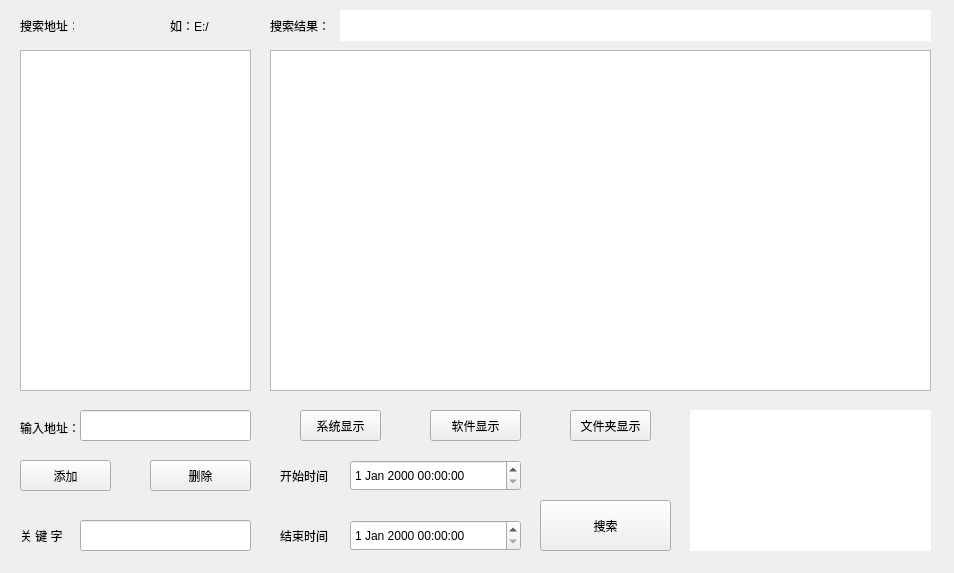
<?xml version="1.0" encoding="UTF-8"?>
<ui version="4.0">
 <class>Widget</class>
 <widget class="QWidget" name="Widget">
  <property name="geometry">
   <rect>
    <x>0</x>
    <y>0</y>
    <width>954</width>
    <height>573</height>
   </rect>
  </property>
  <property name="windowTitle">
   <string>Widget</string>
  </property>
  <widget class="QPushButton" name="pushButton_Search">
   <property name="geometry">
    <rect>
     <x>540</x>
     <y>500</y>
     <width>131</width>
     <height>51</height>
    </rect>
   </property>
   <property name="text">
    <string>搜索</string>
   </property>
  </widget>
  <widget class="QLabel" name="label_starttime">
   <property name="geometry">
    <rect>
     <x>280</x>
     <y>470</y>
     <width>54</width>
     <height>12</height>
    </rect>
   </property>
   <property name="text">
    <string>开始时间</string>
   </property>
  </widget>
  <widget class="QLabel" name="label_endtime">
   <property name="geometry">
    <rect>
     <x>280</x>
     <y>530</y>
     <width>54</width>
     <height>12</height>
    </rect>
   </property>
   <property name="text">
    <string>结束时间</string>
   </property>
  </widget>
  <widget class="QLabel" name="label_searchpath">
   <property name="geometry">
    <rect>
     <x>20</x>
     <y>20</y>
     <width>54</width>
     <height>12</height>
    </rect>
   </property>
   <property name="text">
    <string>搜索地址：</string>
   </property>
  </widget>
  <widget class="QLineEdit" name="lineEdit_inputPath">
   <property name="geometry">
    <rect>
     <x>80</x>
     <y>410</y>
     <width>171</width>
     <height>31</height>
    </rect>
   </property>
  </widget>
  <widget class="QListView" name="listView_SearchResult">
   <property name="geometry">
    <rect>
     <x>270</x>
     <y>50</y>
     <width>661</width>
     <height>341</height>
    </rect>
   </property>
  </widget>
  <widget class="QLabel" name="label_PhotoShow">
   <property name="geometry">
    <rect>
     <x>690</x>
     <y>410</y>
     <width>241</width>
     <height>141</height>
    </rect>
   </property>
   <property name="styleSheet">
    <string notr="true">background-color: rgb(255, 255, 255);</string>
   </property>
   <property name="text">
    <string/>
   </property>
  </widget>
  <widget class="QLabel" name="label_result">
   <property name="geometry">
    <rect>
     <x>270</x>
     <y>10</y>
     <width>71</width>
     <height>31</height>
    </rect>
   </property>
   <property name="text">
    <string>搜索结果：</string>
   </property>
  </widget>
  <widget class="QLabel" name="label_key">
   <property name="geometry">
    <rect>
     <x>20</x>
     <y>530</y>
     <width>54</width>
     <height>12</height>
    </rect>
   </property>
   <property name="text">
    <string>关 键 字</string>
   </property>
  </widget>
  <widget class="QLineEdit" name="lineEdit_KeyWord">
   <property name="geometry">
    <rect>
     <x>80</x>
     <y>520</y>
     <width>171</width>
     <height>31</height>
    </rect>
   </property>
  </widget>
  <widget class="QDateTimeEdit" name="dateTimeEdit_StartTime">
   <property name="geometry">
    <rect>
     <x>350</x>
     <y>460</y>
     <width>171</width>
     <height>31</height>
    </rect>
   </property>
  </widget>
  <widget class="QDateTimeEdit" name="dateTimeEdit_EndTime">
   <property name="geometry">
    <rect>
     <x>350</x>
     <y>520</y>
     <width>171</width>
     <height>31</height>
    </rect>
   </property>
  </widget>
  <widget class="QLabel" name="label_temp">
   <property name="geometry">
    <rect>
     <x>170</x>
     <y>10</y>
     <width>81</width>
     <height>31</height>
    </rect>
   </property>
   <property name="text">
    <string>如：E:/</string>
   </property>
  </widget>
  <widget class="QPushButton" name="pushButton_SsysShow">
   <property name="geometry">
    <rect>
     <x>300</x>
     <y>410</y>
     <width>81</width>
     <height>31</height>
    </rect>
   </property>
   <property name="text">
    <string>系统显示</string>
   </property>
  </widget>
  <widget class="QPushButton" name="pushButton_SoftShow">
   <property name="geometry">
    <rect>
     <x>430</x>
     <y>410</y>
     <width>91</width>
     <height>31</height>
    </rect>
   </property>
   <property name="text">
    <string>软件显示</string>
   </property>
  </widget>
  <widget class="QPushButton" name="pushButton_FileShow">
   <property name="geometry">
    <rect>
     <x>570</x>
     <y>410</y>
     <width>81</width>
     <height>31</height>
    </rect>
   </property>
   <property name="text">
    <string>文件夹显示</string>
   </property>
  </widget>
  <widget class="QListWidget" name="listWidget_SearchPath">
   <property name="geometry">
    <rect>
     <x>20</x>
     <y>50</y>
     <width>231</width>
     <height>341</height>
    </rect>
   </property>
  </widget>
  <widget class="QPushButton" name="pushButton_AddDefaultPath">
   <property name="geometry">
    <rect>
     <x>20</x>
     <y>460</y>
     <width>91</width>
     <height>31</height>
    </rect>
   </property>
   <property name="text">
    <string>添加</string>
   </property>
  </widget>
  <widget class="QPushButton" name="pushButton_delDefaultPath">
   <property name="geometry">
    <rect>
     <x>150</x>
     <y>460</y>
     <width>101</width>
     <height>31</height>
    </rect>
   </property>
   <property name="text">
    <string>删除</string>
   </property>
  </widget>
  <widget class="QLabel" name="label_input">
   <property name="geometry">
    <rect>
     <x>20</x>
     <y>420</y>
     <width>61</width>
     <height>16</height>
    </rect>
   </property>
   <property name="text">
    <string>输入地址：</string>
   </property>
  </widget>
  <widget class="QLabel" name="label_TempPath">
   <property name="geometry">
    <rect>
     <x>340</x>
     <y>10</y>
     <width>591</width>
     <height>31</height>
    </rect>
   </property>
   <property name="styleSheet">
    <string notr="true">background-color: rgb(255, 255, 255);</string>
   </property>
   <property name="text">
    <string/>
   </property>
  </widget>
 </widget>
 <layoutdefault spacing="6" margin="11"/>
 <resources/>
 <connections/>
</ui>
